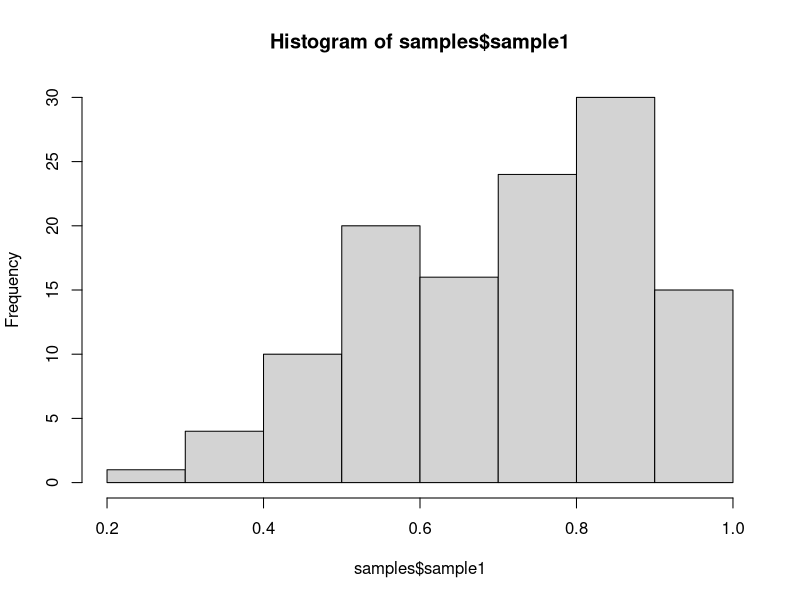
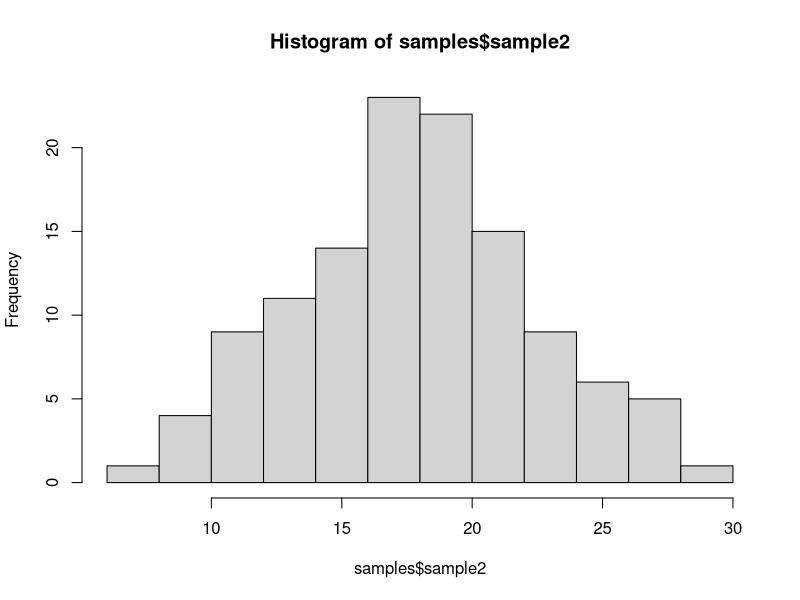

The R source for these figures, in order:
## Worksheet 3 Template
## Name: 


## Question 1 - Classes
## Make sure to also copy and paste results from your code

	# a) Rank top 4 choices
  factorial(12) / factorial(12 - 4)
  # 11880


	# b) Choose 5 classes from 12
  choose(12, 5)
	# 792	
		
		
		
## Question 2 - Tires (Binomial Distribution)
## Make sure to also copy and paste results from your code
		
	# probability that 11 or more have blowouts
  pbinom(10, 20, 0.3, lower.tail = FALSE)
  # 0.01714482

		
		
## Question 3 - Pencils (Poisson / Exponential)
## Make sure to also copy and paste results from your code

	# P(A < 0.10) - exponential distribution
  ppois(0.10, 2.4, lower.tail = TRUE)
  # 0.09071795
		
		
		
## Question 4 - Broken Screen (Negative Binomial)
  dnbinom(4, 3, 0.18)  
  # 0.03955161



## Question 5 - Find k. P(X > k) = 0.041
## Make sure to also copy and paste results from your code

	# a) X~Standard Normal Distribution
  qnorm(0.041, lower.tail = FALSE)
  # 1.739198
		
	# b) X~t(df = 15)
  qt(0.041, df = 15, lower.tail = FALSE)
	# 1.864092	
		
		
		
## Question 6 - Random Samples identification
	# Import and Explore Dataset (not graded)
  samples <- read.csv("samples.csv")

	
	# a) Histograms (make sure to export the graphs and submit them to Gradescope)
  hist(samples$sample1, right = FALSE)
	hist(samples$sample2, right = FALSE)
	
	# b) Shapiro-Wilk Test of each column  (remember to copy and paste results)
  shapiro.test(samples$sample1)
  # data:  samples$sample1
  # W = 0.95105, p-value = 0.0002583
	
  shapiro.test(samples$sample2)
  # data:  samples$sample2
  # W = 0.99484, p-value = 0.9419
  
	# c) Based on parts a-b, determine whether sample1 came from a normal
	# distribution or not.
  # H0: sample1 is normal
  # H1: sample1 is not normal
  
		# Sample 1 analysis:
			# a) The test statistic is 0.95105, which is far from 1 suggesting the sample may not be normally distributed.
			# b) The p-value is 0.0002583 which is smaller than the significance level of 0.027 suggesting that the sample is not normally distributed.
			# Overall Conclusion) Reject the null hypothesis. There is enough evidence to conclude sample1 is not normally distributed.
	

  # d) Based on parts a-b, determine whether sample2 came from a normal
  # distribution or not.
  # H0: sample2 is normal
  # H1: sample2 is not normal

  # Sample 2 analysis:
    # a) The test statistic is 0.99484 which is close to 1 suggestic the sample is normally dsitributed.
    # b) The p-value is 0.9419 which is very large and larger than the significance level suggesting that the sample is normally distributed.
    # Overall Conclusion) Do not reject the null hypothesis. Normality of sample2 seems plausible.
